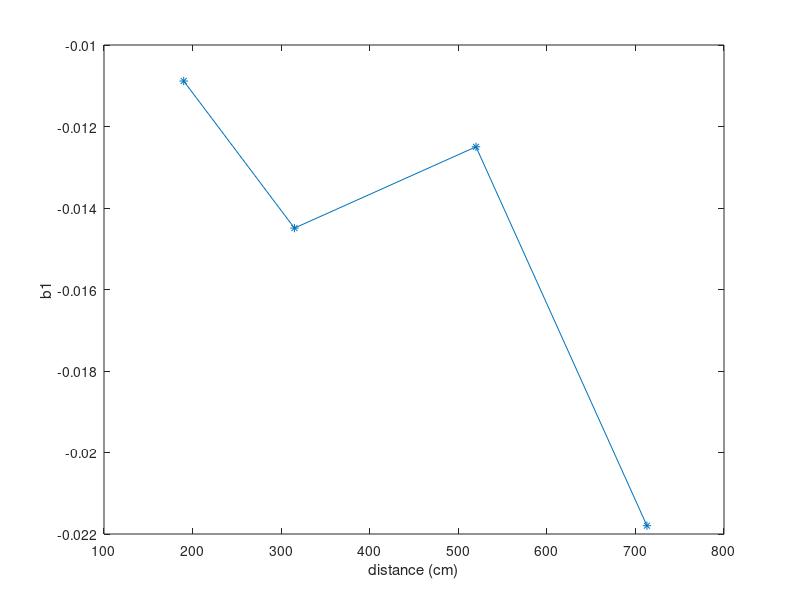
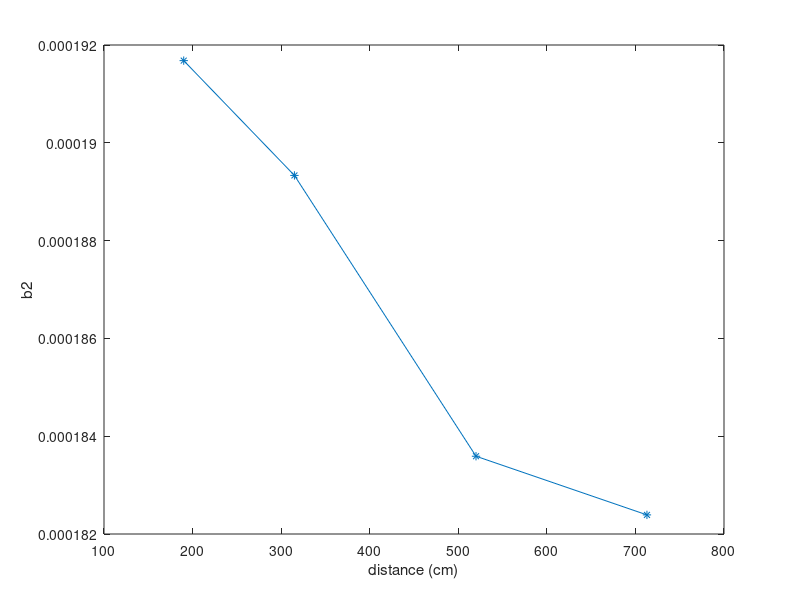
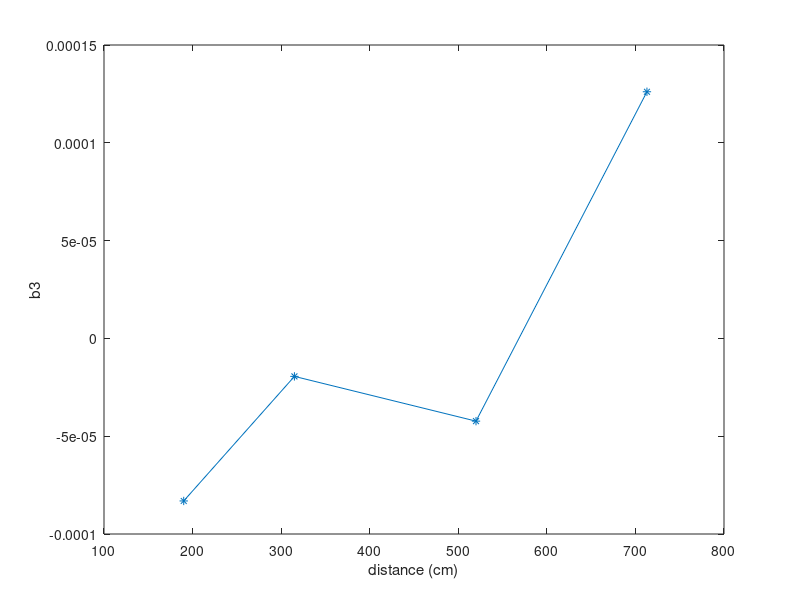

The MATLAB source for these figures, in order:
close all
clear
clc
%%
b_190 = [-0.010883865805137,0.000191680517445,-0.000083101127899];
b_315 = [-0.014493382647137,0.000189332824952,-0.000019419348314];
b_520 = [-0.012497701080655,0.000183590456489,-0.000042298973209];
b_713 = [-0.021796314797041,0.000182390830776,0.000126097111364];
B = [b_190;b_315;b_520;b_713];
D = [190;315;520;713];
%%
figure('Name','b1 vs distances','NumberTitle','off')
plot(D,B(:,1),'-*');
xlabel('distance (cm)')
ylabel('b1')
figure('Name','b2 vs distances','NumberTitle','off')
plot(D,B(:,2),'-*');
xlabel('distance (cm)')
ylabel('b2')
figure('Name','b3 vs distances','NumberTitle','off')
plot(D,B(:,3),'-*');
xlabel('distance (cm)')
ylabel('b3')